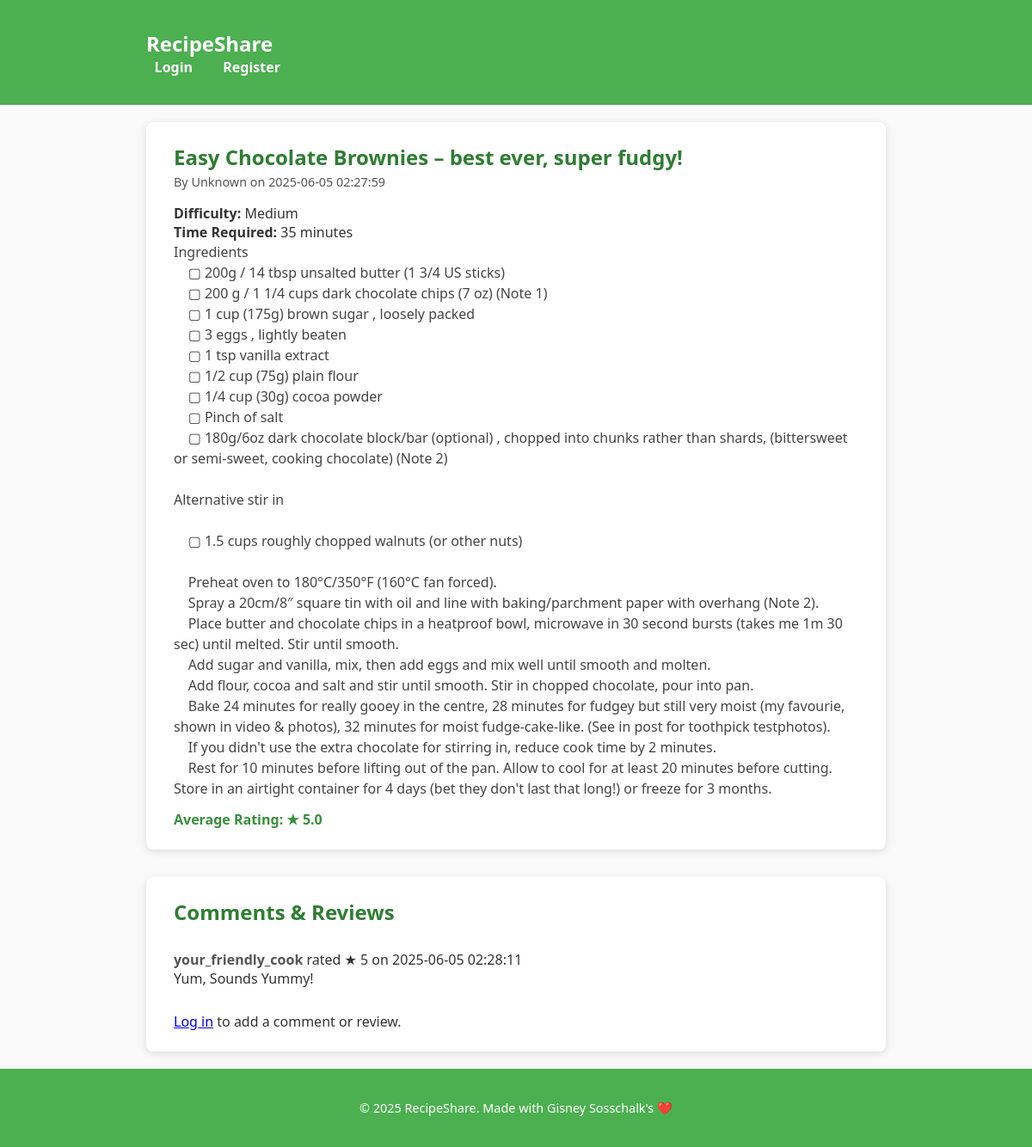
/recipe/1, run on the app's committed database.
### tables this page shows
CREATE TABLE recipe (
            id INTEGER PRIMARY KEY AUTOINCREMENT,
            title TEXT NOT NULL,
            description TEXT NOT NULL,
            difficulty TEXT NOT NULL,
            time_required INTEGER NOT NULL,
            created_at DATETIME DEFAULT CURRENT_TIMESTAMP,
            user_id INTEGER NOT NULL,
            FOREIGN KEY (user_id) REFERENCES user (id)
        );

CREATE TABLE comment (
            id INTEGER PRIMARY KEY AUTOINCREMENT,
            content TEXT NOT NULL,
            rating INTEGER NOT NULL,
            created_at DATETIME DEFAULT CURRENT_TIMESTAMP,
            user_id INTEGER NOT NULL,
            recipe_id INTEGER NOT NULL,
            FOREIGN KEY (user_id) REFERENCES user (id),
            FOREIGN KEY (recipe_id) REFERENCES recipe (id)
        );

CREATE TABLE user (
            id INTEGER PRIMARY KEY AUTOINCREMENT,
            username TEXT UNIQUE NOT NULL,
            password_hash TEXT NOT NULL
        );

### app.py (the view)
@app.route('/recipe/<int:recipe_id>')
def recipe_detail(recipe_id):
    db = get_db()
    cur = db.execute("SELECT * FROM recipe WHERE id = ?", (recipe_id,))
    recipe_row = cur.fetchone()
    if not recipe_row:
        abort(404)
    recipe = row_to_dict(recipe_row)
    cur = db.execute(
        """SELECT c.*, u.username
           FROM comment c
           JOIN user u ON c.user_id = u.id
           WHERE recipe_id = ?
           ORDER BY datetime(c.created_at) ASC""",
        (recipe_id,)
    )
    comment_rows = cur.fetchall()
    comments = [row_to_dict(comment) for comment in comment_rows] if comment_rows else []
    avg_rating = None
    if comments:
        total = sum(comment['rating'] for comment in comments)
        avg_rating = round(total / len(comments), 2)
    return render_template('recipe_detail.html', recipe=recipe, comments=comments, avg_rating=avg_rating)

### app.py (called while the page is built)
def get_db():
    if 'db' not in g:
        g.db = sqlite3.connect(DATABASE, detect_types=sqlite3.PARSE_DECLTYPES)
        g.db.row_factory = sqlite3.Row
    return g.db

@app.teardown_appcontext
def close_connection(exception):
    db_conn = g.pop('db', None)
    if db_conn:
        db_conn.close()

@app.context_processor
def inject_user():
    user = None
    if 'user_id' in session:
        db = get_db()
        cur = db.execute("SELECT * FROM user WHERE id = ?", (session['user_id'],))
        user = cur.fetchone()
    return dict(current_user=user)

def row_to_dict(row):
    return dict(row) if row else None

### templates/recipe_detail.html (shortened to what this page needs)
{% extends "base.html" %}
{% block content %}
<article class="recipe-detail">
  <h1>{{ recipe['title'] }}</h1>
  <p class="author">
    By {% if recipe['author_username'] %}{{ recipe['author_username'] }}{% else %}Unknown{% endif %} on
    {% if recipe['created_at'] %}
      {% if recipe['created_at'] is string %}
        {{ recipe['created_at'] }}
      {% else %}
        {{ recipe['created_at'].strftime('%b %d, %Y') }}
      {% endif %}
    {% else %}
      Unknown Date
    {% endif %}
  </p>
  <p><strong>Difficulty:</strong> {{ recipe['difficulty'] }}</p>
  <p><strong>Time Required:</strong> {{ recipe['time_required'] }} minutes</p>
  <div class="description">
    <pre>{{ recipe['description'] }}</pre>
  </div>
  {% if avg_rating %}
    <p class="avg-rating">Average Rating: ★ {{ avg_rating }}</p>
  {% else %}
    <p class="avg-rating">No ratings yet.</p>
  {% endif %}
</article>
<section class="comments-section">
  <h2>Comments &amp; Reviews</h2>
  {% if comments and comments|length > 0 %}
    <ul class="comments-list">
      {% for comment in comments %}
        <li class="comment">
          <p>
            <strong>
              {% if comment['username'] %}
                {{ comment['username'] }}
              {% else %}
                Unknown
              {% endif %}
            </strong>
            rated ★ {{ comment['rating'] }} on
            {% if comment['created_at'] %}
              {% if comment['created_at'] is string %}
                {{ comment['created_at'] }}
              {% else %}
                {{ comment['created_at'].strftime('%b %d, %Y %H:%M') }}
              {% endif %}
            {% else %}
              Unknown Date
            {% endif %}
          </p>
          <p>{{ comment['content'] }}</p>
        </li>
      {% endfor %}
    </ul>
  {% else %}
    <p>No comments yet. Be the first to review!</p>
  {% endif %}
  {% if current_user %}
    <form action="{{ url_for('add_comment', recipe_id=recipe['id']) }}" method="POST" class="form-comment">
      <label for="content">Your Comment</label>
      <textarea id="content" name="content" rows="4" required></textarea>
      <label for="rating">Rating</label>
      <select id="rating" name="rating" required>
        <option value="">--Select Rating--</option>
        <option value="5">5 - Excellent</option>
        <option value="4">4 - Very Good</option>
        <option value="3">3 - Good</option>
        <option value="2">2 - Fair</option>
        <option value="1">1 - Poor</option>
      </select>
      <button type="submit" class="btn btn-primary">Add Comment</button>
    </form>
  {% else %}
    <p><a href="{{ url_for('login') }}">Log in</a> to add a comment or review.</p>
  {% endif %}
</section>
{% endblock %}

### static/css/styles.css (style rules this page uses)
* { margin: 0; padding: 0; box-sizing: border-box; font-family: 'Segoe UI', Tahoma, Geneva, Verdana, sans-serif; }
body { background: #f9f9f9; color: #333; min-height: 100vh; display: flex; flex-direction: column; }
h1 { margin-bottom: 1.2rem; color: #2e7d32; }
.recipe-detail { background: #fff; padding: 1.5rem 2rem; border-radius: 8px; box-shadow: 0 2px 8px rgba(0,0,0,0.12); margin-bottom: 2rem; }
.recipe-detail h1 { margin-bottom: 0.2rem; color: #2e7d32; }
.recipe-detail .author { font-size: 0.9rem; color: #555; margin-bottom: 1rem; }
.recipe-detail .description pre { white-space: pre-wrap; font-family: 'Segoe UI', Tahoma, Geneva, Verdana, sans-serif; line-height: 1.5; font-size: 1rem; color: #444; }
.avg-rating { font-weight: 700; margin-top: 0.8rem; color: #388e3c; }
.comments-section { background: #fff; padding: 1.5rem 2rem; border-radius: 8px; box-shadow: 0 2px 8px rgba(0,0,0,0.12); }
.comments-section h2 { margin-bottom: 1rem; color: #2e7d32; }
.comments-list { list-style-type: none; margin-bottom: 1em; }
.comment { border-bottom: 1px solid #ddd; padding: 0.75rem 0; }
.comment:last-child { border-bottom: none; }
.comment strong { color: #555; }

### data on the page
recipe: title "Easy Chocolate Brownies – best ever, super fudgy!", created_at "2025-06-05 02:27:59", difficulty "Medium", time_required "35", description "Ingredients ▢ 200g / 14 tbsp unsalted butter (1 3/4 US sticks) ▢ 200 g / 1 1/4 cups dark chocolate chips (7 oz) (Note 1) ▢ 1 cup (175g) brown sugar , loosely packed ▢ 3 eggs , lightly beaten ▢ 1 tsp vanilla extract ▢ 1/2 cup (75g) plain flour ▢ 1/4 cup (30g) cocoa powder ▢ Pinch of salt ▢ 180g/6oz dark chocolate block/bar (optional) , chopped into chunks rather than shards, (bittersweet or semi-sweet, cooking chocolate) (Note 2) Alternative stir in ▢ 1.5 cups roughly chopped walnuts (or other nuts) Preheat oven to 180°C/350°F (160°C fan forced). Spray a 20cm/8″ square tin with oil and line with baking/parchment paper with overhang (Note 2). Place butter and chocolate chips in a heatproof…"
comment: username "your_friendly_cook", rating "5", created_at "2025-06-05 02:28:11", content "Yum, Sounds Yummy!"

### other printed values
{{ avg_rating }} "5.0"
